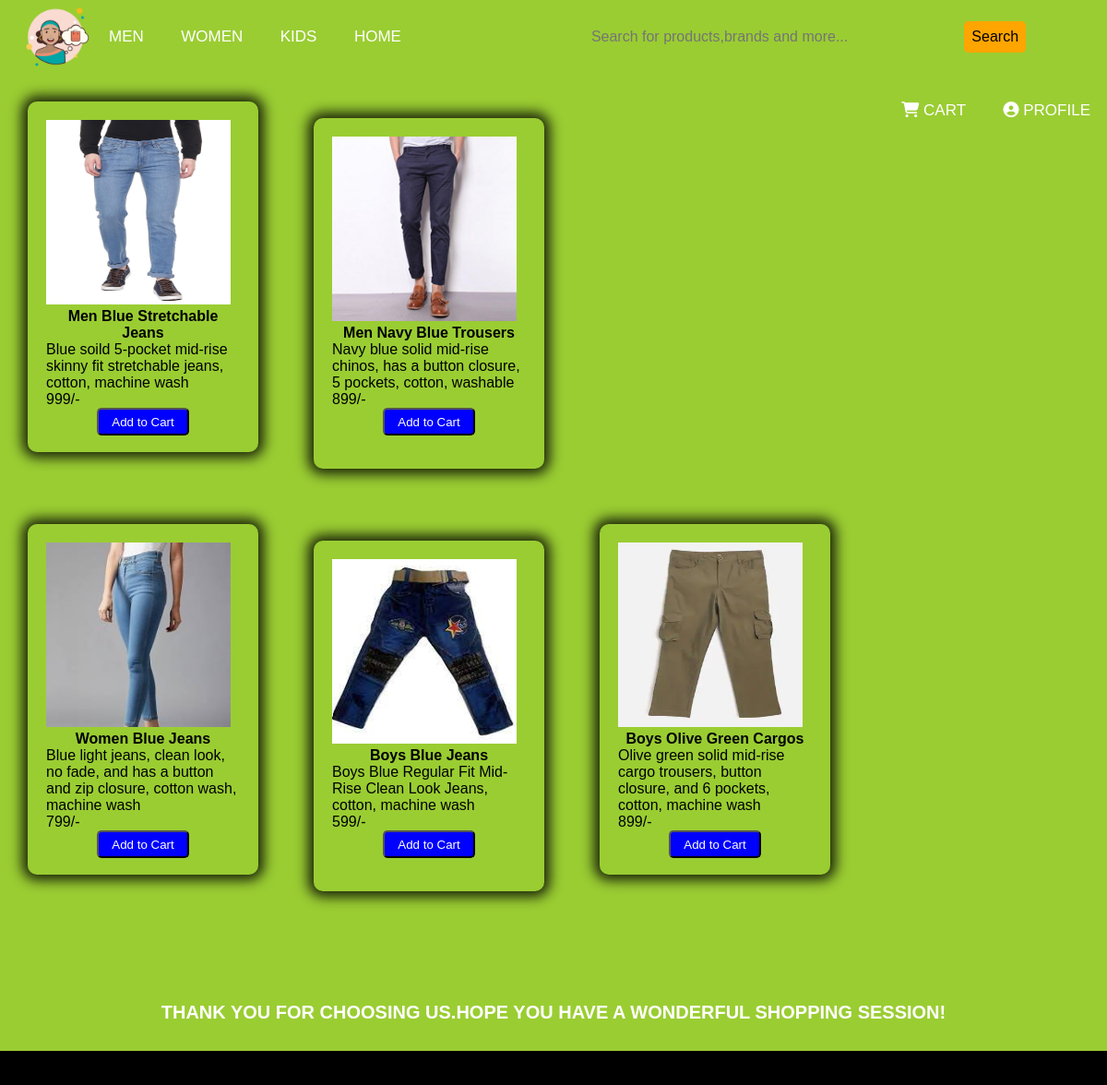
The page /trousers.php on the database its author committed.
### tables this page shows
CREATE TABLE `stock` (
  `item_id` int(200) NOT NULL,
  `category` varchar(200) NOT NULL,
  `item` varchar(200) NOT NULL,
  `product_name` varchar(200) DEFAULT NULL,
  `description` varchar(200) NOT NULL,
  `cost` int(200) NOT NULL,
  `image` varchar(200) NOT NULL
);

### trousers.php (the view, shortened to what this page needs)
<?php require_once "header.php";
?>
<!DOCTYPE html>
<html lang="en">
<head>
    <link rel="stylesheet" href="categories.css">
</head>
<body>
    <div class="page-content">
        <?php
        $stmt = $pdo->query("SELECT * FROM stock where item like '%trouser%' or item like '%jeans%' or product_name like '%jeans%'
        or product_name like '%trouser%'");
        while ($row = $stmt->fetch(PDO::FETCH_ASSOC)) {
            echo '<div class="shirts">';
            echo '<div class="card">';
            echo '<img src= "' . $row['image'] . '" alt="...">';
            echo '<p class="highlight">' . $row['product_name'] . '</p>';
            echo '<p>' . $row['description'] . '</p>';
            echo '<p>' . $row['cost'] . "/-" . '</p>';
            echo '<form method="POST">';
            echo '<button type=submit name="Add_to_Cart">Add to Cart</button>';
            echo '</form>';
            echo '</div>';
            echo '</div>';
        }
        ?>
    </div>
</body>
<footer>
    <h2>Thank you for choosing us.Hope you have a wonderful shopping session!</h2>
</footer>
</html>

### header.css (style rules this page uses)
* { padding: 0; margin: 0; text-decoration: none; box-sizing: border-box; list-style: none; font-family: sans-serif; background-color: yellowgreen; }

### categories.css (style rules this page uses)
h2 { padding: 30px; font-size: 20px; margin-top: 20px; font-weight: bold; text-align: center; margin-bottom: 20px; text-transform: uppercase; font-weight: bolder; }
.shirts { display: inline-block; }
.card { width: 250px; height: 380px; margin: 30px; padding: 20px; border-radius: 10px; box-shadow: 0px 0px 14px 6px rgba(0, 0, 0, 0.84); }
.card p { font-family: sans-serif; font-size: medium; }
.highlight { text-align: center; font-weight: bold; }
.card img { width: 200px; height: 200px; }
.card button { display: block; margin-left: auto; margin-right: auto; margin-top: auto; width: 100px; height: 30px; border-radius: 5px; background-color: blue; color: #ffffff; outline: none; cursor: pointer; }
footer { width: 100%; height: 100px; background: #000000; margin-top: 40px; color: #ffffff; }
footer h2 { padding: 30px; font-size: 20px; margin-top: 20px; font-weight: bold; text-align: center; margin-bottom: 20px; text-transform: uppercase; font-weight: bolder; }
html, body { height: 100%; margin: 0; }
.page-content { min-height: 100%; margin-bottom: -100px; }
.page-content::after { content: ""; display: block; }
footer, .page-content::after { height: 120px; }

### rows shown on the page
stock: image (picture), product_name "Men Blue Stretchable Jeans", description "Blue soild 5-pocket mid-rise skinny fit stretchable jeans, cotton, machine wash", cost "999"
stock: image (picture), product_name "Men Navy Blue Trousers", description "Navy blue solid mid-rise chinos, has a button closure, 5 pockets, cotton, washable", cost "899"
stock: image (picture), product_name "Women Blue Jeans", description "Blue light jeans, clean look, no fade, and has a button and zip closure, cotton wash, machine wash", cost "799"
stock: image (picture), product_name "Boys Blue Jeans", description "Boys Blue Regular Fit Mid-Rise Clean Look Jeans, cotton, machine wash", cost "599"
stock: image (picture), product_name "Boys Olive Green Cargos", description "Olive green solid mid-rise cargo trousers, button closure, and 6 pockets, cotton, machine wash", cost "899"

### other values the page prints
$profile "PROFILE"
